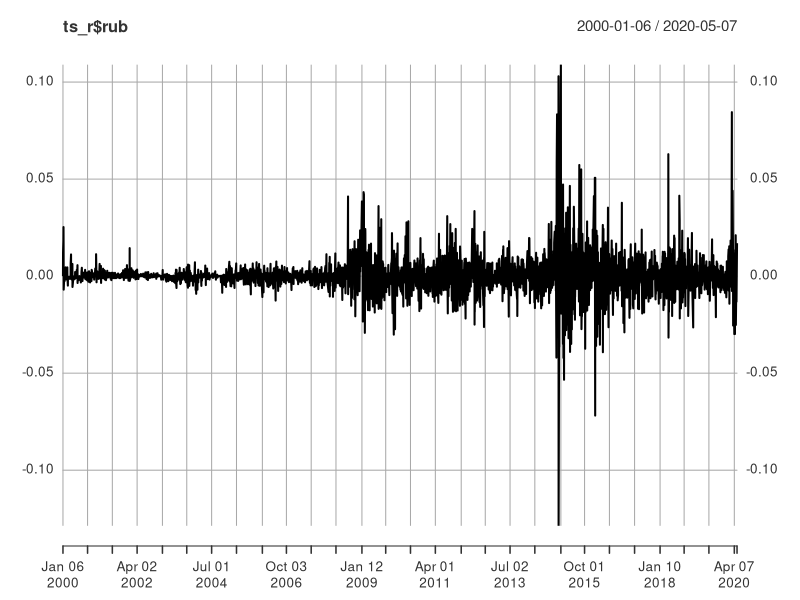
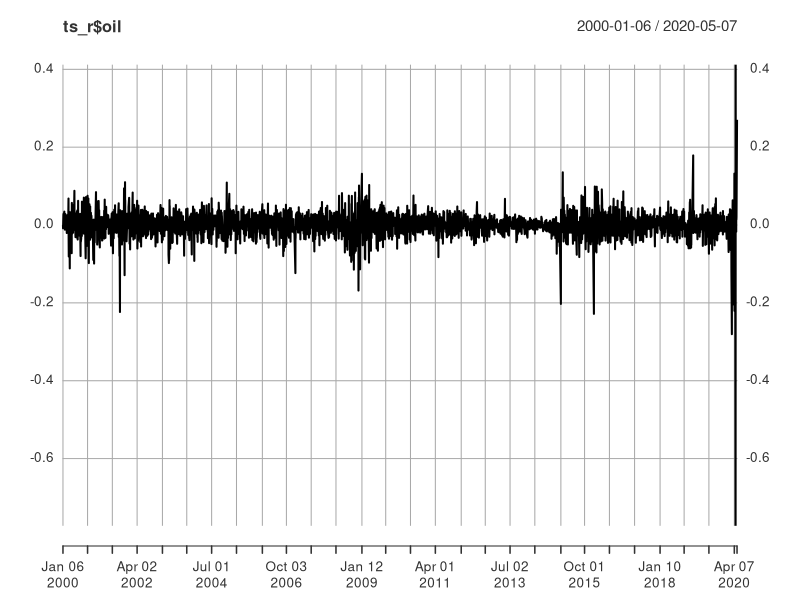

The R script that drew these images, in order:
library(readxl)
library(xts)
library(quantmod)

setwd("C:/Users/user/iCloudDrive/SG MiQEF/Financial Volatility/Project/GitHub/data")

oil <- read_excel("Oil.xlsx")
rub <- read_excel("RUBUSD.xlsx")

oil <- xts(oil$DCOILBRENTEU, order.by = oil$DATE)
oil<-oil[!(oil[,1] =="."),] #NA?s are coded as "."

rub <- xts(rub$`RUB/USD`, order.by = rub$data)

ts <- merge(rub,oil,join='left')
ts <- na.omit(ts)

ts_r <- ts
ts_r$rub <- dailyReturn(ts$rub, type='log')
ts_r$oil <- dailyReturn(ts$oil, type='log')

# Stationarity
plot(ts_r$rub)
plot(ts_r$oil)

write.table(coredata(ts_r), "data.csv", row.names = index(ts_r), col.names = names(ts_r), sep=",")